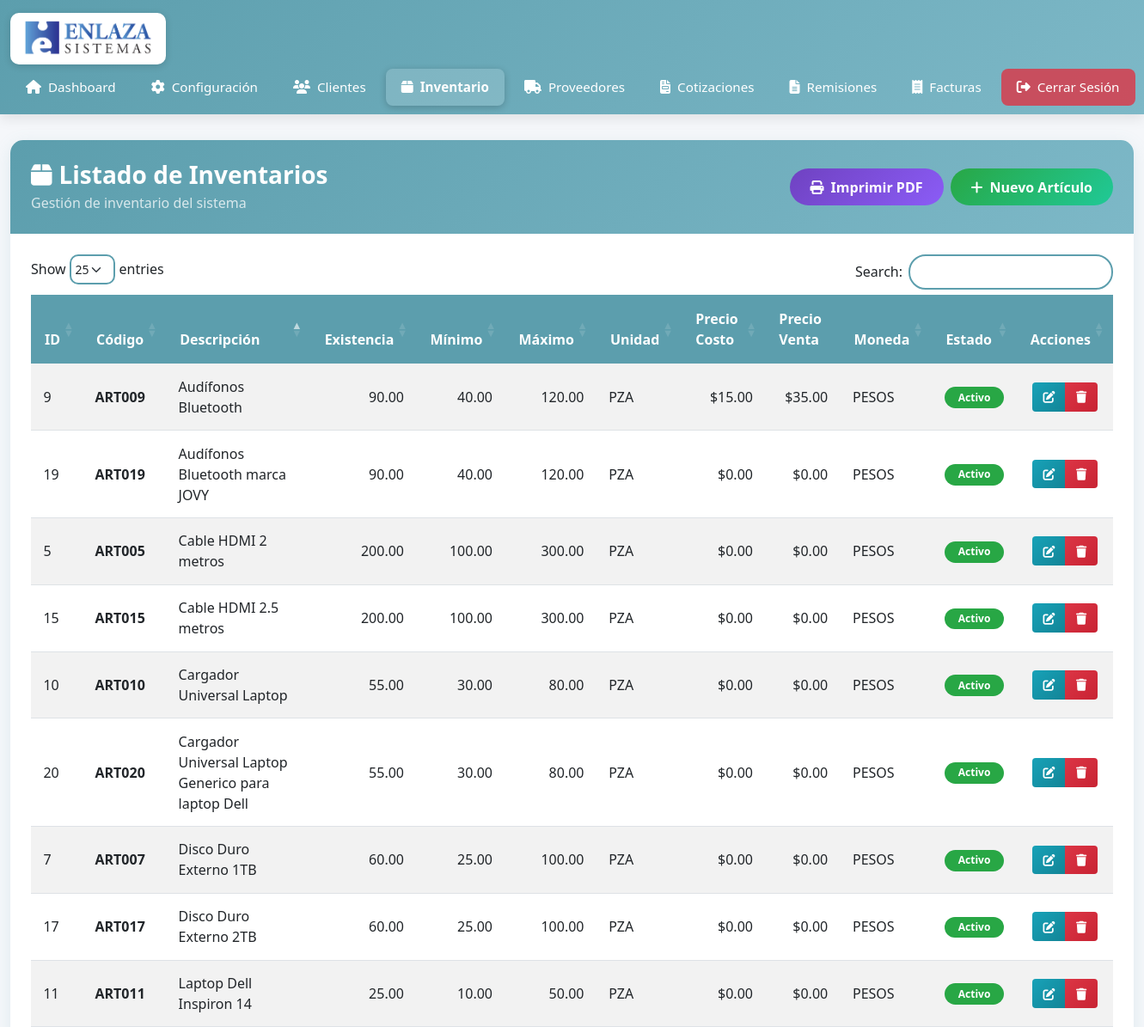
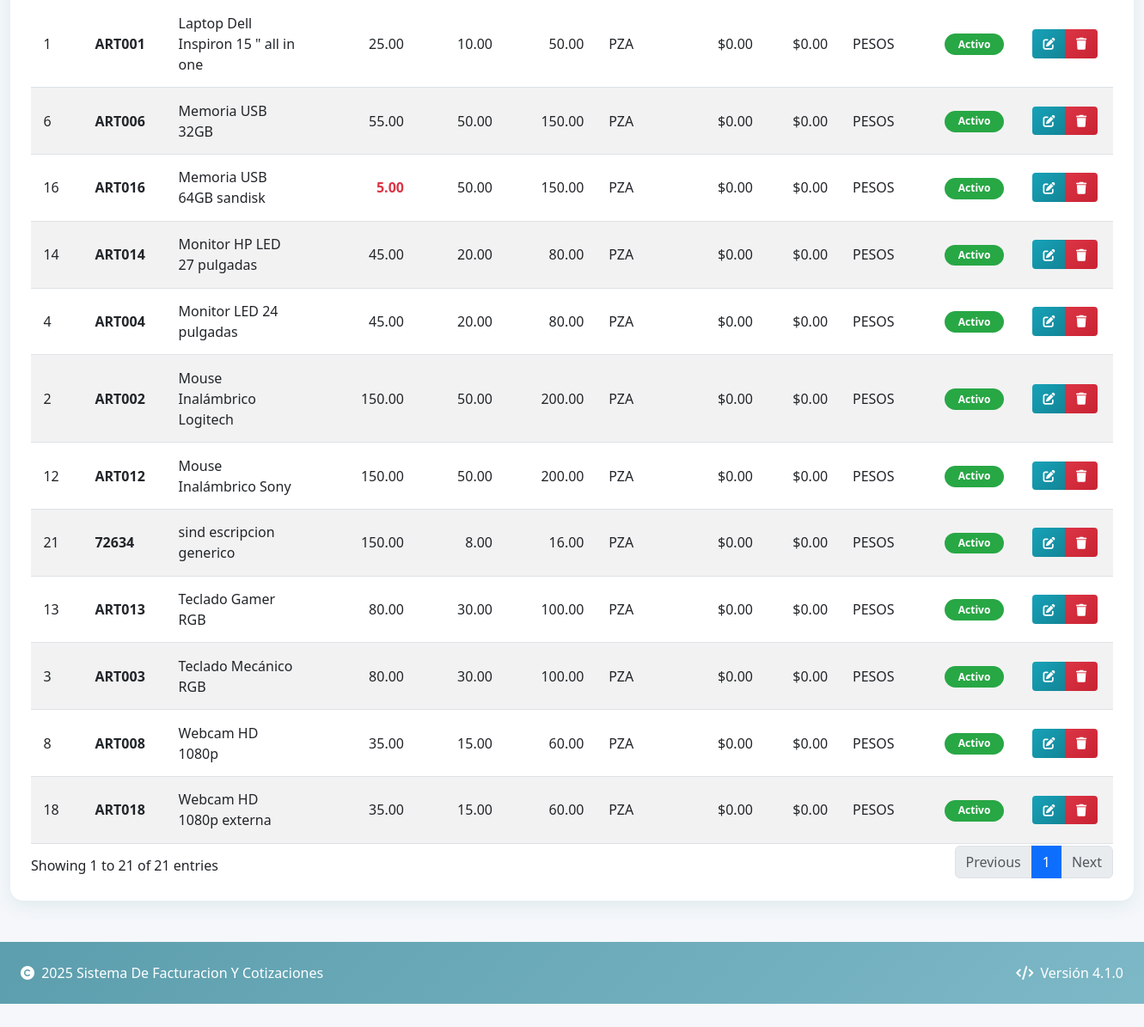
/inventarios, run on the app's committed database (2 pictures, top to bottom).
### tables this page shows
CREATE TABLE `inventarios` (
  `inventariosid` bigint(20) NOT NULL AUTO_INCREMENT,
  `codigoarticulo` varchar(45) NOT NULL,
  `descripcion` varchar(245) NOT NULL,
  `existencia` double NOT NULL DEFAULT '0',
  `precio_costo` double(15,2) NOT NULL DEFAULT '0.00',
  `precio_venta` double(15,2) NOT NULL DEFAULT '0.00',
  `moneda` enum('PESOS','DOLARES') NOT NULL DEFAULT 'PESOS',
  `margen_utilidad` double(5,2) DEFAULT NULL COMMENT 'Porcentaje de utilidad',
  `minimo` double NOT NULL DEFAULT '0',
  `maximo` double NOT NULL DEFAULT '0',
  `unidad` varchar(45) DEFAULT NULL,
  `activo` int(11) NOT NULL DEFAULT '1',
  `fecha_creacion` date NOT NULL DEFAULT '1990-01-01',
  `fecha_actualizacion` date NOT NULL DEFAULT '1990-01-01',
  PRIMARY KEY (`inventariosid`),
  UNIQUE KEY `codigoarticulo` (`codigoarticulo`),
  KEY `idx_codigoarticulo` (`codigoarticulo`),
  KEY `idx_descripcion` (`descripcion`),
  KEY `idx_activo` (`activo`),
  KEY `idx_precio_venta` (`precio_venta`),
  KEY `idx_moneda` (`moneda`)
);

### controllers/InventariosController.php (called while the page is built, shortened)
<?php
class InventariosController extends Controller {
    private $inventarioModel;
    public function __construct() {
        $this->inventarioModel = $this->loadModel('Inventario');
    }
    public function index() {
        $inventarios = $this->inventarioModel->getAll();
        $datos = [
            'titulo' => 'Listado de Inventarios',
            'inventarios' => $inventarios
        ];
        $this->loadView('inventarios/index', $datos);
    }
}
?>

### bootstrap.php (called while the page is built, shortened)
<?php
$url = isset($_GET['url']) ? $_GET['url'] : '';
$url = rtrim($url, '/');
$url = filter_var($url, FILTER_SANITIZE_URL);
$url = explode('/', $url);
$controllerName = !empty($url[0]) ? ucfirst($url[0]) . 'Controller' : DEFAULT_CONTROLLER;
$controllerFile = CONTROLLERS_PATH . $controllerName . '.php';
if (file_exists($controllerFile)) {
    $controller = new $controllerName();
} else {
    die("Error 404: Controlador '{$controllerName}' no encontrado");
}
$method = !empty($url[1]) ? $url[1] : DEFAULT_METHOD;
$params = $url ? array_slice($url, 2) : [];
call_user_func_array([$controller, $method], $params);
?>

### config/database.php (called while the page is built, shortened)
<?php
class Database {
    private $host = "localhost";
    private $port = "3309";
    private $database = "sistema_mvc";
    private $username = "root";
    private $password = "Shapes0926";
    private $charset = "utf8mb4";
    private $conexion;
    private function conectar() {
        try {
            $dsn = "mysql:host={$this->host};port={$this->port};dbname={$this->database};charset={$this->charset}";
            $opciones = [
                PDO::ATTR_ERRMODE            => PDO::ERRMODE_EXCEPTION,
                PDO::ATTR_DEFAULT_FETCH_MODE => PDO::FETCH_ASSOC,
                PDO::ATTR_EMULATE_PREPARES   => false,
            ];
            $this->conexion = new PDO($dsn, $this->username, $this->password, $opciones);
        } catch (PDOException $e) {
            die("Error de conexión: " . $e->getMessage());
        }
    }
    public function getConexion() {
        return $this->conexion;
    }
}
?>

### core/Model.php (called while the page is built, shortened)
<?php
class Model {
    protected $db;
    protected $tabla;
    public function __construct() {
        $database = new Database();
        $this->db = $database->getConexion();
    }
    public function getAll() {
        try {
            $sql = "SELECT * FROM {$this->tabla}";
            $stmt = $this->db->prepare($sql);
            $stmt->execute();
            return $stmt->fetchAll();
        } catch (PDOException $e) {
            error_log("Error en getAll(): " . $e->getMessage());
            return [];
        }
    }
}
?>

### models/Inventario.php (called while the page is built, shortened)
<?php
class Inventario extends Model {
    public function __construct() {
        $this->tabla = 'inventarios';
    }
}
?>

### views/inventarios/index.php (the view, shortened to what this page needs)
<?php
require_once VIEWS_PATH . 'layout/header_dashboard.php';
?>
<div class="card card-custom">
    <div class="card-header">
        <div class="d-flex justify-content-between align-items-center flex-wrap gap-3">
            <div>
                <h3 class="mb-1"><i class="fas fa-box me-2"></i><?php echo $titulo; ?></h3>
                <p class="mb-0 opacity-75">Gestión de inventario del sistema</p>
            </div>
            <div class="d-flex gap-2">
                <a href="<?php echo BASE_URL; ?>inventarios/imprimir"
                   target="_blank"
                   class="btn btn-imprimir">
                    <i class="fas fa-print me-2"></i>Imprimir PDF
                </a>
                <a href="<?php echo BASE_URL; ?>inventarios/crear" class="btn btn-crear">
                    <i class="fas fa-plus me-2"></i>Nuevo Artículo
                </a>
            </div>
        </div>
    </div>
    <div class="card-body p-4">
        <div class="table-responsive">
            <table id="tablaInventarios" class="table table-striped table-hover" style="width:100%">
                <thead>
                    <tr>
                        <th>ID</th>
                        <th>Código</th>
                        <th>Descripción</th>
                        <th>Existencia</th>
                        <th>Mínimo</th>
                        <th>Máximo</th>
                        <th>Unidad</th>
                        <th>Precio Costo</th>
                        <th>Precio Venta</th>
                        <th>Moneda</th>
                        <th>Estado</th>
                        <th class="text-center">Acciones</th>
                    </tr>
                </thead>
                <tbody>
                    <?php foreach ($inventarios as $inventario): ?>
                    <tr>
                        <td><?php echo $inventario['inventariosid']; ?></td>
                        <td><strong><?php echo htmlspecialchars($inventario['codigoarticulo']); ?></strong></td>
                        <td><?php echo htmlspecialchars($inventario['descripcion']); ?></td>
                        <td class="text-end">
                            <?php
                            $existencia = $inventario['existencia'];
                            $minimo = $inventario['minimo'];
                            $clase = $existencia < $minimo ? 'text-danger fw-bold' : '';
                            echo "<span class='$clase'>" . number_format($existencia, 2) . "</span>";
                            ?>
                        </td>
                        <td class="text-end"><?php echo number_format($inventario['minimo'], 2); ?></td>
                        <td class="text-end"><?php echo number_format($inventario['maximo'], 2); ?></td>
                        <td><?php echo htmlspecialchars($inventario['unidad']); ?></td>
                        <td class="text-end">$<?php echo number_format($inventario['precio_costo'], 2); ?></td>
                        <td class="text-end">$<?php echo number_format($inventario['precio_venta'], 2); ?></td>
                        <td><?php echo $inventario['moneda']; ?></td>
                        <td>
                            <?php if ($inventario['activo'] == 1): ?>
                                <span class="badge badge-activo">Activo</span>
                            <?php else: ?>
                                <span class="badge badge-inactivo">Inactivo</span>
                            <?php endif; ?>
                        </td>
                        <td class="text-center">
                            <div class="btn-group" role="group">
                                <a href="<?php echo BASE_URL; ?>inventarios/editar/<?php echo $inventario['inventariosid']; ?>"
                                   class="btn btn-sm btn-editar"
                                   title="Editar">
                                    <i class="fas fa-edit"></i>
                                </a>
                                <button type="button"
                                        class="btn btn-sm btn-eliminar"
                                        data-id="<?php echo $inventario['inventariosid']; ?>"
                                        data-nombre="<?php echo htmlspecialchars($inventario['descripcion']); ?>"
                                        title="Eliminar">
                                    <i class="fas fa-trash"></i>
                                </button>
                            </div>
                        </td>
                    </tr>
                    <?php endforeach; ?>
                </tbody>
            </table>
        </div>
    </div>
</div>
<?php
require_once VIEWS_PATH . 'layout/footer.php';
?>

### public/css/dashboard.css (style rules this page uses)
:root { --header-bg-start: #2c3e50; --header-bg-end: #34495e; --header-text: #ffffff; --header-link-hover: #3498db; --footer-bg: #2c3e50; --footer-text: #ecf0f1; --body-bg: #f5f7fa; --card-blue: #3498db; --card-green: #2ecc71; --card-purple: #9b59b6; --card-red: #e74c3c; --card-orange: #e67e22; --card-cyan: #1abc9c; --text-primary: #2c3e50; --text-secondary: #7f8c8d; }
* { margin: 0; padding: 0; box-sizing: border-box; }
body { font-family: 'Segoe UI', Tahoma, Geneva, Verdana, sans-serif; background: var(--body-bg); color: var(--text-primary); min-height: 100vh; display: flex; flex-direction: column; }

### public/css/styles.css (style rules this page uses)
:root { --azul-principal: #5c9ead; --azul-oscuro: #4a7c89; --azul-claro: #7db8c7; --azul-muy-claro: #e8f4f8; --blanco: #ffffff; --gris-claro: #f8f9fa; --gris-medio: #6c757d; --texto-oscuro: #2c3e50; --exito: #28a745; --peligro: #dc3545; --advertencia: #ffc107; }
body { background: linear-gradient(135deg, var(--azul-muy-claro) 0%, var(--blanco) 100%); min-height: 100vh; font-family: 'Segoe UI', Tahoma, Geneva, Verdana, sans-serif; color: var(--texto-oscuro); }
.card-custom { border-radius: 15px; box-shadow: 0 5px 20px rgba(92, 158, 173, 0.15); border: none; margin-bottom: 2rem; }
.card-custom .card-header { background: linear-gradient(135deg, var(--azul-principal), var(--azul-claro)); color: var(--blanco); border-radius: 15px 15px 0 0 !important; padding: 1.5rem; border: none; }
.card-custom .card-header h3 { margin: 0; font-weight: 600; }
.card-custom .card-body { padding: 2rem; }
.btn-crear { background: linear-gradient(135deg, var(--exito), #20c997); color: var(--blanco); border: none; padding: 0.6rem 1.5rem; border-radius: 25px; font-weight: 600; transition: all 0.3s ease; }
.btn-imprimir { background: linear-gradient(135deg, #6f42c1, #8b5cf6); color: var(--blanco); border: none; padding: 0.6rem 1.5rem; border-radius: 25px; font-weight: 600; transition: all 0.3s ease; }
.btn-editar { background: linear-gradient(135deg, #17a2b8, #138496); color: var(--blanco); border: none; padding: 0.4rem 0.8rem; transition: all 0.3s ease; }
.btn-eliminar { background: linear-gradient(135deg, var(--peligro), #c82333); color: var(--blanco); border: none; padding: 0.4rem 0.8rem; transition: all 0.3s ease; }
table.dataTable thead th { background: var(--azul-principal); color: var(--blanco); font-weight: 600; border: none; padding: 1rem; }
table.dataTable tbody tr { transition: all 0.2s ease; }
table.dataTable tbody td { padding: 0.9rem; vertical-align: middle; }
.badge-activo { background: var(--exito); color: var(--blanco); padding: 0.4rem 1rem; border-radius: 20px; font-weight: 600; }

### data on the page
inventarios: inventariosid "1", codigoarticulo "ART001", descripcion "Laptop Dell Inspiron 15 \" all in one", existencia "25.00", minimo "10.00", maximo "50.00", unidad "PZA", precio_costo "0.00", precio_venta "0.00", moneda "PESOS", activo "Activo"
inventarios: inventariosid "2", codigoarticulo "ART002", descripcion "Mouse Inalámbrico Logitech", existencia "150.00", minimo "50.00", maximo "200.00", unidad "PZA", precio_costo "0.00", precio_venta "0.00", moneda "PESOS", activo "Activo"
inventarios: inventariosid "3", codigoarticulo "ART003", descripcion "Teclado Mecánico RGB", existencia "80.00", minimo "30.00", maximo "100.00", unidad "PZA", precio_costo "0.00", precio_venta "0.00", moneda "PESOS", activo "Activo"
inventarios: inventariosid "4", codigoarticulo "ART004", descripcion "Monitor LED 24 pulgadas", existencia "45.00", minimo "20.00", maximo "80.00", unidad "PZA", precio_costo "0.00", precio_venta "0.00", moneda "PESOS", activo "Activo"
inventarios: inventariosid "5", codigoarticulo "ART005", descripcion "Cable HDMI 2 metros", existencia "200.00", minimo "100.00", maximo "300.00", unidad "PZA", precio_costo "0.00", precio_venta "0.00", moneda "PESOS", activo "Activo"
inventarios: inventariosid "6", codigoarticulo "ART006", descripcion "Memoria USB 32GB", existencia "55.00", minimo "50.00", maximo "150.00", unidad "PZA", precio_costo "0.00", precio_venta "0.00", moneda "PESOS", activo "Activo"
inventarios: inventariosid "7", codigoarticulo "ART007", descripcion "Disco Duro Externo 1TB", existencia "60.00", minimo "25.00", maximo "100.00", unidad "PZA", precio_costo "0.00", precio_venta "0.00", moneda "PESOS", activo "Activo"
inventarios: inventariosid "8", codigoarticulo "ART008", descripcion "Webcam HD 1080p", existencia "35.00", minimo "15.00", maximo "60.00", unidad "PZA", precio_costo "0.00", precio_venta "0.00", moneda "PESOS", activo "Activo"
inventarios: inventariosid "9", codigoarticulo "ART009", descripcion "Audífonos Bluetooth", existencia "90.00", minimo "40.00", maximo "120.00", unidad "PZA", precio_costo "15.00", precio_venta "35.00", moneda "PESOS", activo "Activo"
inventarios: inventariosid "10", codigoarticulo "ART010", descripcion "Cargador Universal Laptop", existencia "55.00", minimo "30.00", maximo "80.00", unidad "PZA", precio_costo "0.00", precio_venta "0.00", moneda "PESOS", activo "Activo"
inventarios: inventariosid "11", codigoarticulo "ART011", descripcion "Laptop Dell Inspiron 14", existencia "25.00", minimo "10.00", maximo "50.00", unidad "PZA", precio_costo "0.00", precio_venta "0.00", moneda "PESOS", activo "Activo"
inventarios: inventariosid "12", codigoarticulo "ART012", descripcion "Mouse Inalámbrico Sony", existencia "150.00", minimo "50.00", maximo "200.00", unidad "PZA", precio_costo "0.00", precio_venta "0.00", moneda "PESOS", activo "Activo"
inventarios: inventariosid "13", codigoarticulo "ART013", descripcion "Teclado Gamer RGB", existencia "80.00", minimo "30.00", maximo "100.00", unidad "PZA", precio_costo "0.00", precio_venta "0.00", moneda "PESOS", activo "Activo"
inventarios: inventariosid "14", codigoarticulo "ART014", descripcion "Monitor HP LED 27 pulgadas", existencia "45.00", minimo "20.00", maximo "80.00", unidad "PZA", precio_costo "0.00", precio_venta "0.00", moneda "PESOS", activo "Activo"
inventarios: inventariosid "15", codigoarticulo "ART015", descripcion "Cable HDMI 2.5 metros", existencia "200.00", minimo "100.00", maximo "300.00", unidad "PZA", precio_costo "0.00", precio_venta "0.00", moneda "PESOS", activo "Activo"
inventarios: inventariosid "16", codigoarticulo "ART016", descripcion "Memoria USB 64GB sandisk", existencia "5.00", minimo "50.00", maximo "150.00", unidad "PZA", precio_costo "0.00", precio_venta "0.00", moneda "PESOS", activo "Activo"
inventarios: inventariosid "17", codigoarticulo "ART017", descripcion "Disco Duro Externo 2TB", existencia "60.00", minimo "25.00", maximo "100.00", unidad "PZA", precio_costo "0.00", precio_venta "0.00", moneda "PESOS", activo "Activo"
inventarios: inventariosid "18", codigoarticulo "ART018", descripcion "Webcam HD 1080p externa", existencia "35.00", minimo "15.00", maximo "60.00", unidad "PZA", precio_costo "0.00", precio_venta "0.00", moneda "PESOS", activo "Activo"
inventarios: inventariosid "19", codigoarticulo "ART019", descripcion "Audífonos Bluetooth marca JOVY", existencia "90.00", minimo "40.00", maximo "120.00", unidad "PZA", precio_costo "0.00", precio_venta "0.00", moneda "PESOS", activo "Activo"
inventarios: inventariosid "20", codigoarticulo "ART020", descripcion "Cargador Universal Laptop Generico para laptop Dell", existencia "55.00", minimo "30.00", maximo "80.00", unidad "PZA", precio_costo "0.00", precio_venta "0.00", moneda "PESOS", activo "Activo"
inventarios: inventariosid "21", codigoarticulo "72634", descripcion "sind escripcion generico", existencia "150.00", minimo "8.00", maximo "16.00", unidad "PZA", precio_costo "0.00", precio_venta "0.00", moneda "PESOS", activo "Activo"

### other printed values
$titulo "Listado de Inventarios"
SYSTEM_NAME "Sistema De Facturacion Y Cotizaciones"
SYSTEM_VERSION "4.1.0"
